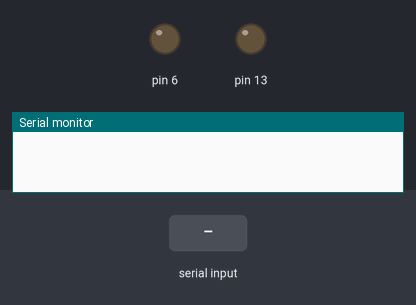
The sketch below on a simulated Arduino Uno, built with avr-gcc and run on an emulated ATmega328P. Parts: output pins drawn as LEDs (lit = HIGH), the last lines printed to the serial monitor. The test bench sets the inputs (shaded band).

Above: at 0.1 s.
At 2.2 s:
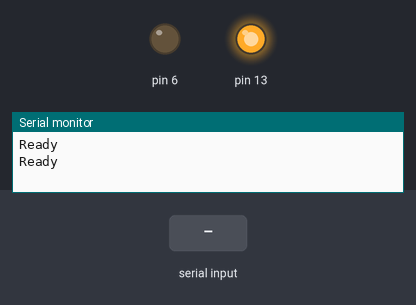
2.3 s: "GET\n" received over Serial
At 3.3 s:
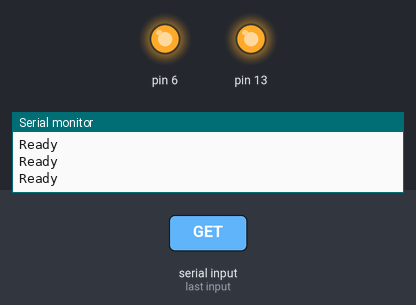
4.5 s: "ACK\n" received over Serial
Timing chart, 0 to 11.5 s (numbered marks = the images above; inputs shaded):
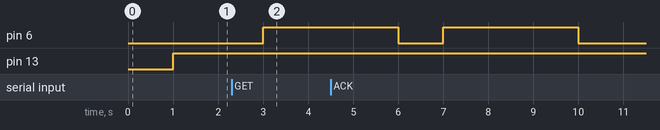

The sketch:

03_comm.ino
```cpp
char json[] = "{\"sensor\":\"gps\",\"time\":1351824120,\"data\":[48.756080,2.302038]}";
void setup() {
  // put your setup code here, to run once:
  Serial.begin(115200);
  pinMode(13, OUTPUT);
  pinMode(6, OUTPUT);
  delay(1000);

}

void loop() {
  // put your main code here, to run repeatedly:
  digitalWrite(13, HIGH);
  Serial.print("Ready\n");
  if (Serial.available() > 0) {
    char buf[80];
    String str;
    byte len = 0;

    analogWrite(6, 255);
    len = Serial.readBytes(buf, 80);
    buf[len-1] = 0;

    delay(2000);
    str = (String)buf;
    if (str.indexOf("GET") == 0) {
      Serial.print(json);
      Serial.print("\n");
    } else if (str.indexOf("ACK") == 0) {
      Serial.print("OK\n");
    } else {
      Serial.print("BAD\n");
      for (int i=0; i<10; i++) {
        digitalWrite(13, digitalRead(13)^1);
        delay(200);
      }
    }
    analogWrite(6, 0);
    //digitalWrite(13, LOW);
    //Serial.end();
  }
  delay(1000);
}
```

Measured:
- after the input at 2.3 s, pin 6: LOW → HIGH after 0.70 s
